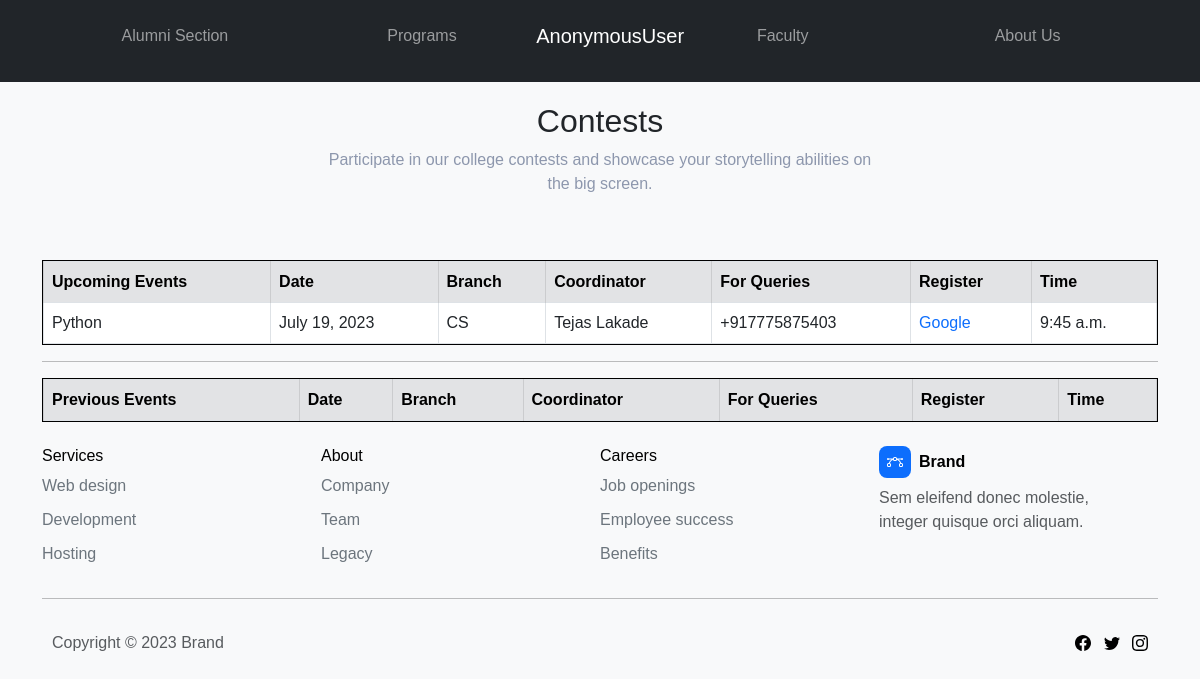
The page /Programs/contest/ on the database as committed earlier.
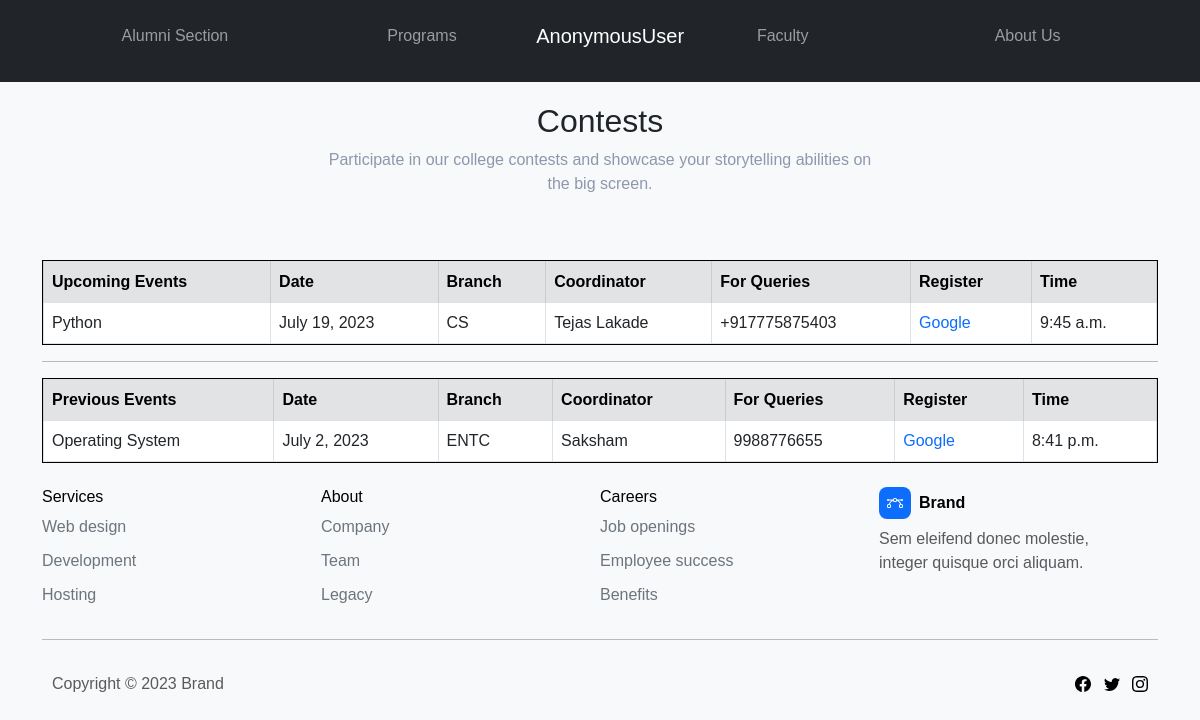
The same page on the database as committed later.
### Programs/models.py (models this page shows)
class Contests(models.Model):
    user = models.ForeignKey(User,on_delete=models.DO_NOTHING)
    contest_name = models.CharField(max_length=200)
    platform_title = models.CharField(max_length=200)
    platform_link = models.URLField(max_length=500)
    coordinator = models.CharField(max_length=200)
    contest_date = models.DateTimeField()
    contact_to = models.CharField(max_length=20)
    branch = models.CharField(max_length=20)

### Programs/views.py (the view)
# urls.py: path('contest/',contest,name="contest"),
def contest(request):
    contest = Contests.objects.all().order_by('contest_date').filter(Q(contest_date__gte=today))
    pcontest = Contests.objects.all().order_by('contest_date').filter(Q(contest_date__lt=today))
    is_student = StudentProfile.objects.filter(user_id=request.user.id).exists()
    context = {'contests':contest, 'is_student':is_student,'pcontest':pcontest}
    return render(request, 'Programs/contest.html', context)

### templates/Programs/contest.html (shortened to what this page needs)
{% extends 'base.html' %}
{% load static %}
{% block main %}
    <div>
        <div class="container">
            <div class="row">
                <div class="col" style="margin-top: 20px;">
                    <div class="row mb-4 mb-lg-5">
                        <div class="col-md-8 col-xl-6 text-center mx-auto">
                            <h2 style="color: rgb(33,37,41);">Contests</h2>
                            <p class="w-lg-50" style="color: rgb(141,151,173);">Participate in our college contests and showcase your storytelling abilities on the big screen.</p>
                        </div>
                    </div>
                </div>
                <div class="col-md-12">
                    <div class="table-responsive fs-6 fw-lighter" style="border-width: 0.25px;border-style: solid;">
                        <table class="table table-bordered" id="example" cellspacing="0" width="100%">
                            <thead class="caption-top">
                                <tr>
                                    <th class="table-secondary">Upcoming Events</th>
                                    <th class="table-secondary">Date</th>
                                    <th class="table-secondary">Branch</th>
                                    <th class="table-secondary">Coordinator</th>
                                    <th class="table-secondary">For Queries</th>
                                    <th class="table-secondary">Register</th>
                                    <th class="table-secondary">Time</th>
                                </tr>
                            </thead>
                            <tbody>
                            {% for contest in contests %}
                                <tr>
                                    <td>{{ contest.contest_name }}</td>
                                    <td>{{ contest.contest_date.date }}</td>
                                    <td>{{ contest.branch }}</td>
                                    <td>{{ contest.coordinator }}</td>
                                    <td>{{ contest.contact_to }}</td>
                                    <td><a href="{{ contest.platform_link }}" target="_blank">{{ contest.platform_title }}</a></td>
                                    <td>{{ contest.contest_date.time }}</td>
                                </tr>
                            {% endfor %}
                            </tbody>
                        </table>
                    </div>
                    <hr>
                    <div class="table-responsive fs-6 fw-lighter" style="border-width: 0.25px;border-style: solid;">
                        <table class="table table-bordered" id="example" cellspacing="0" width="100%">
                            <thead class="caption-top">
                                <tr>
                                    <th class="table-secondary">Previous Events</th>
                                    <th class="table-secondary">Date</th>
                                    <th class="table-secondary">Branch</th>
                                    <th class="table-secondary">Coordinator</th>
                                    <th class="table-secondary">For Queries</th>
                                    <th class="table-secondary">Register</th>
                                    <th class="table-secondary">Time</th>
                                </tr>
                            </thead>
                            <tbody>
                            {% for p in pcontest %}
                                <tr>
                                    <td>{{ p.contest_name }}</td>
                                    <td>{{ p.contest_date.date }}</td>
                                    <td>{{ p.branch }}</td>
                                    <td>{{ p.coordinator }}</td>
                                    <td>{{ p.contact_to }}</td>
                                    <td><a href="{{ p.platform_link }}" target="_blank">{{ p.platform_title }}</a></td>
                                    <td>{{ p.contest_date.time }}</td>
                                </tr>
                            {% endfor %}
                            </tbody>
                        </table>
                    </div>
                </div>
            </div>
        </div>
    </div>
{% endblock %}

### templates/base.html (shortened to what this page needs)
{% load static %}
<!DOCTYPE html>
<html data-bs-theme="light" lang="en">
<head>
    <link rel="stylesheet" href="{% static 'assets/bootstrap/css/bootstrap.min.css' %}">
    <link rel="stylesheet" href="{% static 'assets/css/styles.min.css' %}">
    <link rel="stylesheet" href="https://cdnjs.cloudflare.com/ajax/libs/animate.css/3.5.2/animate.min.css">
    <link rel="stylesheet" href="https://cdnjs.cloudflare.com/ajax/libs/jquery.tablesorter/2.31.2/css/theme.bootstrap_4.min.css">
    <link rel="stylesheet" href="https://cdnjs.cloudflare.com/ajax/libs/jqueryui/1.12.1/jquery-ui.min.css">
</head>
<body class="text-bg-light" style="margin: 0;background: rgb(238,238,238);">
    <nav class="navbar navbar-dark navbar-expand-md sticky-top bg-dark py-3" style="width: 100%;padding: 0;">
        <div class="container"><a class="navbar-brand d-flex justify-content-around align-items-center" style="width: 10%;" href="/"><span style="font-size: 20px;">{{ request.user }}&nbsp;</span></a>
            <ul class="navbar-nav justify-content-around me-auto" style="width: 45%;">
                <li class="nav-item dropdown d-none d-sm-none d-md-inline-block d-lg-inline-block d-xl-inline-block d-xxl-inline-block"><a class="nav-link d-inline-block" aria-expanded="false" data-bs-toggle="dropdown" href="#">Faculty</a>
                </li>
                <li class="nav-item dropdown d-none d-print-inline-block d-sm-none d-md-inline-block d-lg-inline-block d-xl-inline-block d-xxl-inline-block"><a class="nav-link" aria-expanded="false" data-bs-toggle="dropdown" href="#">About Us&nbsp;</a>
                </li>
            </ul><button data-bs-toggle="collapse" class="navbar-toggler" data-bs-target="#navcol-6"><span class="visually-hidden">Toggle navigation</span></button>
            <div class="collapse navbar-collapse flex-grow-0 justify-content-evenly order-md-first" id="navcol-6" style="width: 45%;">
                <ul class="navbar-nav justify-content-around me-auto" style="width: 100%;">
                    <li class="nav-item dropdown"><a class="nav-link" aria-expanded="false" data-bs-toggle="dropdown" href="#">Alumni Section</a>
                    </li>
                    <li class="nav-item dropdown"><a class="nav-link" aria-expanded="false" data-bs-toggle="dropdown" href="#">Programs</a>
                    </li>
                </ul>
            </div>
        </div>
    </nav>
{% block main %}
{% endblock %}
    <footer style="width: 100%;">
        <div class="container py-4 py-lg-5" style="width: 100%;">
            <div class="row justify-content-center" style="max-width: 100%;width: 100%;">
                <div class="col-sm-4 col-md-3 text-center text-lg-start d-flex flex-column">
                    <h3 class="fs-6">Services</h3>
                    <ul class="list-unstyled">
                        <li style="margin-bottom: 10px;"><a class="link-secondary" href="#">Web design</a></li>
                        <li style="margin-bottom: 10px;"><a class="link-secondary" href="#">Development</a></li>
                        <li><a class="link-secondary" href="#">Hosting</a></li>
                    </ul>
                </div>
                <div class="col-sm-4 col-md-3 text-center text-lg-start d-flex flex-column">
                    <h3 class="fs-6">About</h3>
                    <ul class="list-unstyled">
                        <li style="margin-bottom: 10px;"><a class="link-secondary" href="#" style="text-decoration: none;">Company</a></li>
                        <li style="margin-bottom: 10px;"><a class="link-secondary" href="#">Team</a></li>
                        <li><a class="link-secondary" href="#">Legacy</a></li>
                    </ul>
                </div>
                <div class="col-sm-4 col-md-3 text-center text-lg-start d-flex flex-column">
                    <h3 class="fs-6">Careers</h3>
                    <ul class="list-unstyled">
                        <li style="margin-bottom: 10px;"><a class="link-secondary" href="#">Job openings</a></li>
                        <li style="margin-bottom: 10px;"><a class="link-secondary" href="#">Employee success</a></li>
                        <li><a class="link-secondary" href="#">Benefits</a></li>
                    </ul>
                </div>
                <div class="col-lg-3 text-center text-lg-start d-flex flex-column align-items-center order-first align-items-lg-start order-lg-last">
                    <div class="fw-bold d-flex align-items-center mb-2"><span class="bs-icon-sm bs-icon-rounded bs-icon-primary d-flex justify-content-center align-items-center bs-icon me-2"></span><span>Brand</span></div>
                    <p class="text-muted">Sem eleifend donec molestie, integer quisque orci aliquam.</p>
                </div>
            </div>
            <hr>
            <div class="d-flex justify-content-between align-items-center pt-3" style="padding: 10px;">
                <p class="text-muted mb-0">Copyright © 2023 Brand</p>
                <ul class="list-inline mb-0">
                    <li class="list-inline-item"></li>
                    <li class="list-inline-item"></li>
                    <li class="list-inline-item"></li>
                </ul>
            </div>
        </div>
    </footer>
</body>
</html>

Rows that differ between the two databases and show on the page:
added Contests: contest_name "Operating System", contest_date "July 2, 2023", branch "ENTC", coordinator "Saksham", contact_to "9988776655", platform_title "Google", contest_date.time "8:41 p.m."
